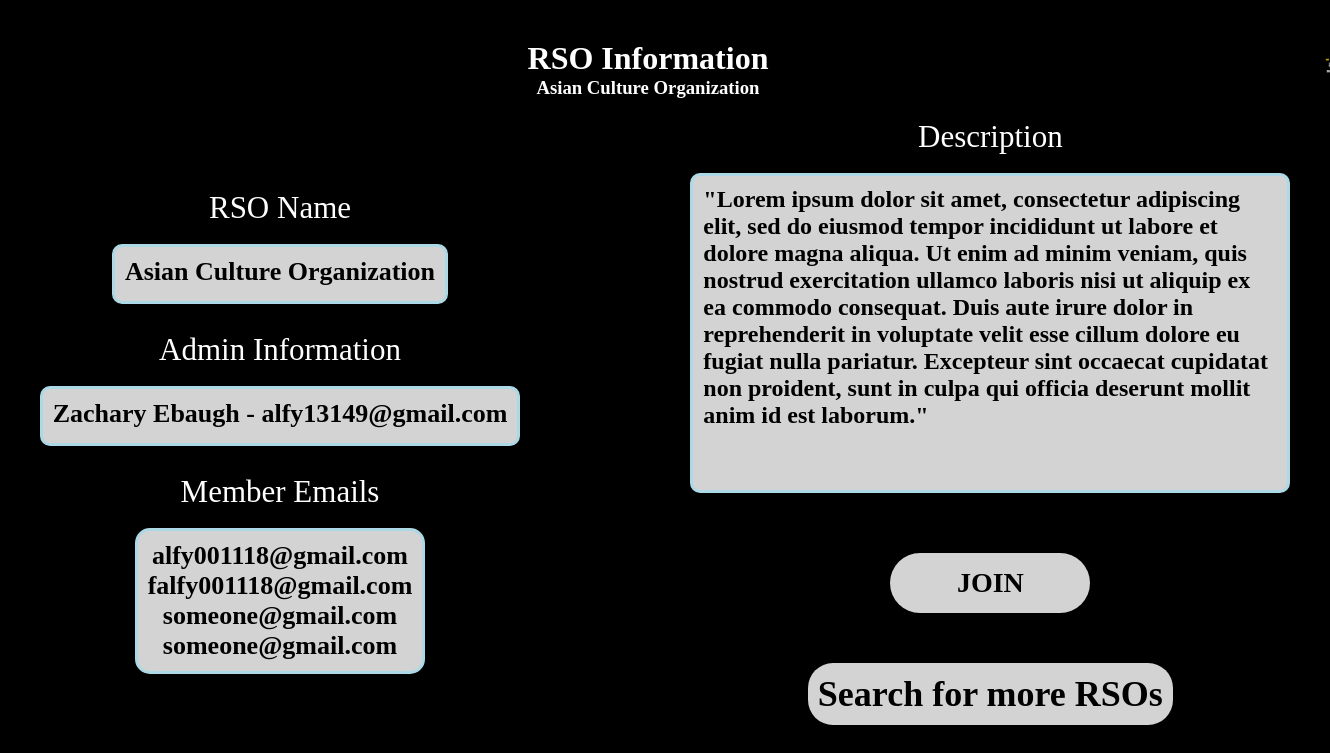
Page /student_pages/student_RSO_information.php?name=Asian Culture Organization &university=University of Florida (signed in) on the committed database.
### tables this page shows
CREATE TABLE `rso_active` (
  `id` int(11) NOT NULL,
  `super_admin_id` int(11) NOT NULL,
  `name` varchar(128) NOT NULL,
  `university` varchar(128) NOT NULL,
  `admin_name` varchar(128) NOT NULL,
  `admin_email` varchar(128) NOT NULL,
  `description` varchar(1024) NOT NULL,
  `status` int(2) NOT NULL DEFAULT 0
);

### student_pages/student_RSO_information.php (the view, shortened to what this page needs)
<?php
require('../db_connection.php');
if (isset($_GET['name']) && isset($_GET['university'])) {
    $query = "SELECT * FROM `rso_active` WHERE `name`='$_GET[name]' AND `university`='$_GET[university]'";
    $result = mysqli_query($con, $query);
    if ($result) {
        $fetch_result = mysqli_fetch_assoc($result);
        $rso_name = $fetch_result['name'];
        $rso_admin = $fetch_result['admin_name'];
        $rso_university = $fetch_result['university'];
        $rso_description = $fetch_result['description'];
        $rso_super_id = $fetch_result['super_admin_id'];
        $rso_admin_email = $fetch_result['admin_email'];
    }
}
$rso_query = "SELECT * FROM `rso_members` WHERE `rso_name`='$rso_name' AND `university`='$rso_university'";
$rso_result = mysqli_query($con, $rso_query);
if ($rso_result) {
    $num_rows = mysqli_num_rows($rso_result);
    $index = 0;
    while ($email = mysqli_fetch_assoc($rso_result)) {
        $member[$index] = $email['member_email'];
        $index++;
    }
}
?>
<!DOCTYPE html>
<html lang="en">
<head>
    <link rel="stylesheet" href="student_RSO_information.css" />
</head>
<body>
        <header>
            <div class="header">
                <div class="title">
                    <h1>RSO Information</h1>
                    <h3><?php echo $rso_name; ?></h3>
                </div>
                <button onClick="location.href = 'student_home.php'"><img src="../images/home.png"></button>
            </div>
        </header>
    <div class="rso_request">
        <div class="names">
            <label for="rso_name">RSO Name</label><br>
            <h4 id="rso_name">
                <?php echo $rso_name ?>
            </h4>
            <br>
            <label for="rso_admin">Admin Information</label><br>
            <h3 id="rso_admin">
                <?php echo "$rso_admin - $rso_admin_email" ?>
            </h3>
            <br>
            <label for="rso_members">Member Emails</label><br>
            <h2 id="rso_members">
                <?php
                for ($i = 0; $i < $num_rows; $i++) {
                    echo $member[$i];
                    echo "<br>";
                }
                ?>
            </h2>
        </div>
        <div class="description">
            <label for="rso_description">Description</label><br>
            <h3 id="rso_description" rows="4" cols="50">
                <?php echo $rso_description ?>
            </h3>
            <div class="join_rso">
                <form style="text-align: center;" method="POST">
                    <input type="submit" name="join" value="JOIN" />
                </form>
            </div>
            <div class="buttons">
                <a href="student_find_RSO.php?name=<?php echo $rso_university; ?>&super=<?php echo $rso_super_id; ?>">
                    Search for more RSOs
                </a>
            </div>
        </div>
    </div>
</body>
</html>

### student_pages/student_RSO_information.css (style rules this page uses)
* { box-sizing: border-box; text-decoration: none; font-family: Georgia, "Times New Roman", Times, serif; margin: 0; padding: 0; }
body { display: flex; flex-direction: column; align-items: center; justify-content: space-around; background-color: black; color: white; padding: 20px 0; overflow: hidden; }
header div.header { display: flex; flex-direction: row; align-items: center; justify-content: space-between; width: 1400px; margin: 20px; }
header div.header button { background-color: transparent; border: none; }
header div.header button img { max-width: 50px; width: 70%; }
header div.header h1, header div.header h3 { text-align: center; }
div.rso_request { display: flex; flex-direction: row; align-items: center; justify-content: space-around; }
div.rso_request div.names { display: flex; flex-direction: column; align-items: center; justify-content: space-around; }
div.rso_request div.names label, div.rso_request div.description label { font-size: 31px; margin: auto; }
div.rso_request div.names h3 { width: auto; max-width: 550px; height: 60px; background-color: lightgray; color: black; border: none; border: 3px solid lightblue; border-radius: 10px; padding: 10px 10px; font-weight: 550; font-size: 26px; outline: none; margin: auto; margin-bottom: 10px; text-align: center; overflow: hidden; overflow-y: auto; }
div.rso_request div.names h4 { width: auto; max-width: 450px; height: 60px; background-color: lightgray; color: black; border: none; border: 3px solid lightblue; border-radius: 10px; padding: 10px 10px; font-weight: 550; font-size: 26px; outline: none; margin: auto; margin-bottom: 10px; text-align: center; overflow: hidden; overflow-y: auto; }
div.rso_request div.names h2 { width: auto; max-width: 500px; height: auto; max-height: 250px; background-color: lightgray; color: black; border: 3px solid lightblue; border-radius: 15px; padding: 10px 10px; font-weight: 550; font-size: 26px; outline: none; margin: auto; margin-bottom: 10px; text-align: center; overflow: hidden; overflow-y: auto; }
div.rso_request div.description { display: flex; flex-direction: column; align-items: center; justify-content: space-around; margin: auto; margin-left: 170px; }
div.rso_request div.description h3 { width: 600px; height: 320px; background-color: lightgray; color: black; border: none; border: 3px solid lightblue; border-radius: 10px; padding: 10px 10px; font-weight: 550; font-size: 24px; outline: none; margin: auto; margin-bottom: 40px; overflow: hidden; overflow-y: auto; }
div.rso_request div.description div.buttons { display: flex; flex-direction: row; align-items: center; justify-content: space-around; }
div.rso_request div.description div.buttons a { font-size: 36px; font-weight: 550; font-style: 15px; background-color: lightgray; color: black; padding: 10px 10px; border: none; border-radius: 25px; margin: 30px; }
div.join_rso form input[type="submit"] { width: 200px; height: 60px; font-size: 28px; font-weight: 550; font-style: 15px; background-color: lightgray; padding: 5px 12px; border: none; border-radius: 45px; outline: none; margin: 20px; }

### rows in the picture
rso_active: name "Asian Culture Organization", admin_name "Zachary Ebaugh", admin_email "alfy13149@gmail.com", description "\"Lorem ipsum dolor sit amet, consectetur adipiscing elit, sed do eiusmod tempor incididunt ut labore et dolore magna aliqua. Ut enim ad minim veniam, quis nostrud exercitation ullamco laboris nisi ut aliquip ex ea commodo consequat. Duis aute irure dolor in reprehenderit in voluptate velit esse cillum dolore eu fugiat nulla pariatur. Excepteur sint occaecat cupidatat non proident, sunt in culpa qui officia deserunt mollit anim id est laborum.\""

### other values in the picture
$member[$i] "alfy001118@gmail.com"
$member[$i] "falfy001118@gmail.com"
$member[$i] "someone@gmail.com"
